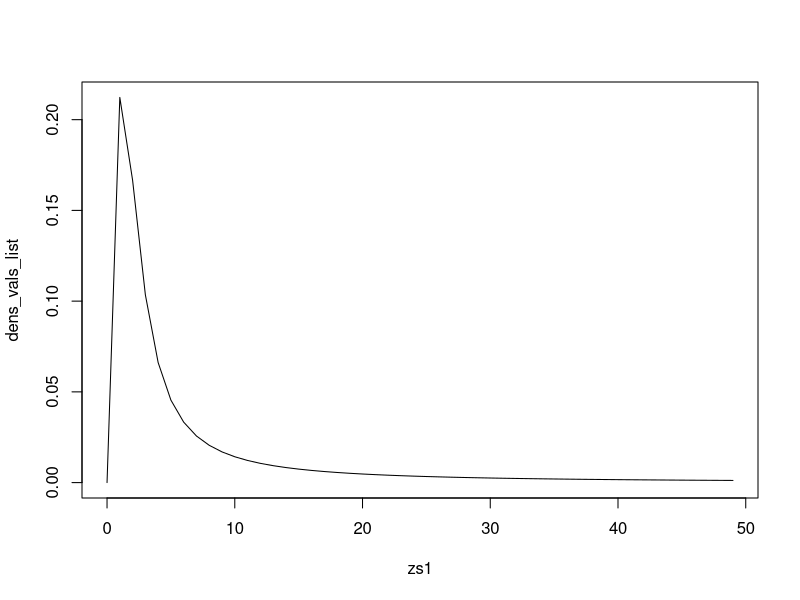
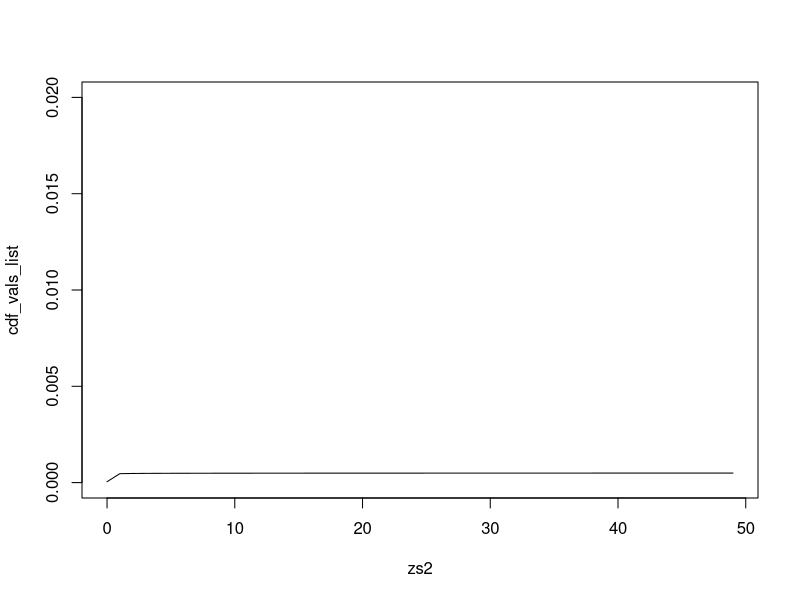
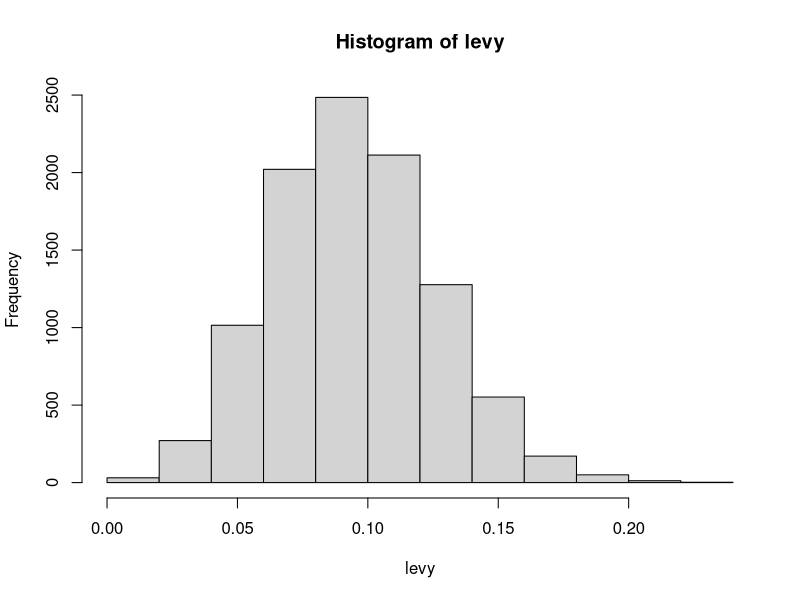

Recreate these plots in R, in order.
rm(list=ls(all=TRUE))
dev.off()

library(pracma)

library(rmutil)
lambda <- 10
gamm <- 0.01
delt <- 0

bet_tilde <- 1

gamm_tilde_power = function(n) {n * abs(gamm)^0.5}

delt_tilde = function(n) {n*delt + (n^2 *abs(gamm) - n*gamm)}


dens <- function(z,n) {partialsum = 0 
for(k in 1:n){
  if(delt_tilde(k)<z){
    partialsum = partialsum + (lambda^k * exp(-lambda)/factorial(k)) *  gamm_tilde_power(k)/sqrt(2*pi) * (z-delt_tilde(k))^(-3/2) * exp(-gamm_tilde_power(k)^2/(2*(z-delt_tilde(k))))}
}
return(partialsum)
}


zs1 = seq(0, 49, by = 1)
dens_vals_list <- c(length(zs1))

for(i in 1:length(zs1)){
  dens_vals_list[i] <- dens(zs1[i],2000)}

plot(zs1,dens_vals_list,"l")

#________________________________________________________________________________



cdf <- function(z,n) {partialsum = exp(-lambda) 
for(k in 1:n){
  if(delt_tilde(k)<z){
    partialsum = partialsum + (lambda^k * exp(-lambda)/factorial(k)) *  erfc(gamm_tilde_power(k)/sqrt((2*(z-delt_tilde(k)))))
  }
  return(partialsum)
}
}


zs2 = seq(0, 49, by = 1)
cdf_vals_list <- vector(mode = "numeric",length= length(zs2))

length(zs2)
length(cdf_vals_list)

for(i in 1:length(zs2)){
  cdf_vals_list[i] <- cdf(zs2[i],100)}

length(zs2)
length(cdf_vals_list)
plot(zs2,cdf_vals_list,ylim=c(0,0.02),"l")


#Monte Carlo Simulation_______________________________________________________________

poisson_levy_montecarlo <- function(lambda,gamma,delta,nsim){
  
  annual_loss <- rep(NA,nsim)
  
  for (i in 1:nsim){
    
    no_of_losses <- rpois(1,lambda)
    
    if (no_of_losses == 0){
      
      annual_loss[i] <- 0
      
    } else{
      
      individual_losses = rlevy(no_of_losses,gamma, delta)
      
      agg_losses = sum(individual_losses)
      annual_loss[i] <- agg_losses
      
    }
    
  }
  
  
  return(annual_loss)
  
}
levy = poisson_levy_montecarlo(lambda = lambda,gamma = gamm, delta = delt, nsim = 10000)

hist(levy)
